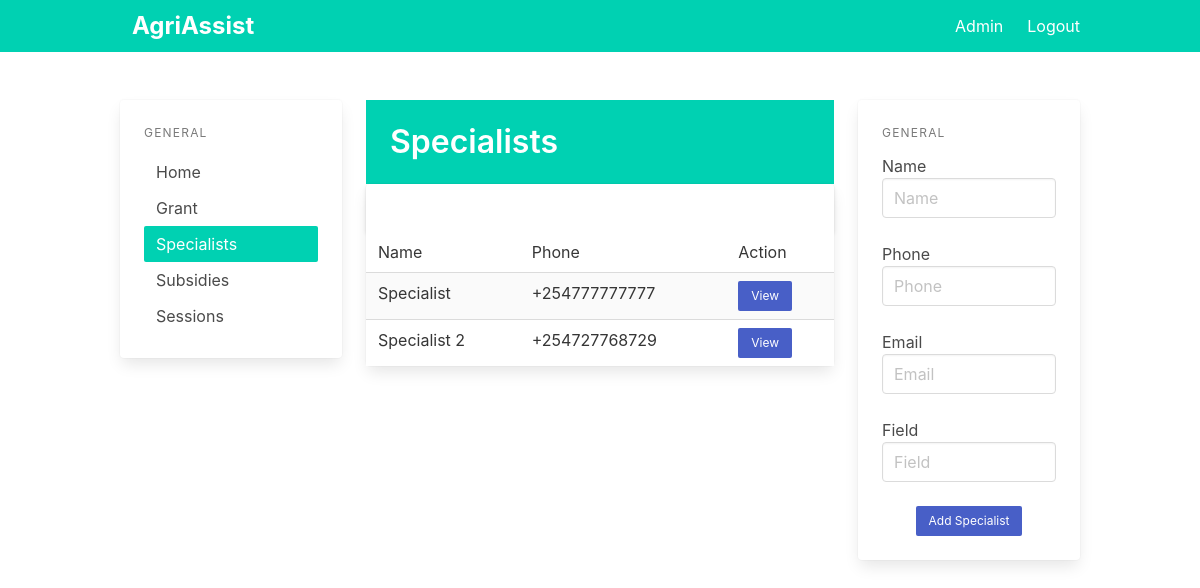
The page /specialist (signed in) on the database its author committed.
### app/models.py (models this page shows)
class Specialist(db.Model):
    id = db.Column(db.Integer, primary_key=True)
    name = db.Column(db.String(100))
    email = db.Column(db.String(100))
    phone = db.Column(db.String(15), unique=True)

### app/pages.py (the view)
@page.route('/specialist')
@login_required
def specialists():
    specialists = all_specialists()
    return render_template('specialists.html', specialists=specialists)

### app/utils.py (called while the page is built)
def all_specialists():
    return Specialist.query.all()

### app/templates/specialists.html (shortened to what this page needs)
{% extends "base.html" %}
{% block content %}
<div class="columns">
	<div class="column is-3">
		<div class="card">
			<aside class="menu is-hidden-mobile card-content">
				<p class="menu-label">
					General
				</p>
				<ul class="menu-list">
					<li><a href="/">Home</a></li>
					<li><a href="{{ url_for('page.grants') }}">Grant</a></li>
					<li><a href="{{ url_for('page.specialists') }}" class="has-background-primary has-text-white">Specialists</a>
					</li>
					<li><a href="{{ url_for('page.subsidies') }}">Subsidies</a></li>
					<li><a href="{{ url_for('page.sessions') }}">Sessions</a></li>
				</ul>
			</aside>
		</div>
	</div>
	<div class="column is-6">
		<section class="hero is-primary welcome is-small">
			<div class="hero-body">
				<div class="">
					<h1 class="title">
						Specialists
					</h1>
				</div>
			</div>
		</section>
		<div class="is-3">
			<div class="card events-card">
				<header class="card-header">
					<a href="#" class="card-header-icon" aria-label="more options">
						<span class="icon">
						</span>
					</a>
				</header>
				<div class="card-table">
					<div class="content">
						<table class="table is-fullwidth is-striped">
							<tbody>
								<tr>
									<td>Name</td>
									<td>Phone</td>
									<td>Action</td>
								</tr>
								{% for specialist in specialists %}
								<tr>
									<td>{{specialist.name}}</td>
									<td>{{specialist.phone}}</td>
									<td><a class="button is-link is-small"
											href="{{url_for('page.view_specialist', id=specialist.id)}}">View</a></td>
								</tr>
								{% endfor %}
							</tbody>
						</table>
					</div>
				</div>
			</div>
		</div>
		<br />
	</div>
	<div class="column is-3">
		<div class="card">
			<div class="card-content">
				<div class="content">
					<aside class="menu is-hidden-mobile">
						<p class="menu-label">
							General
						</p>
						<div class="file is-centered is-boxed is-success has-name">
							<label class="file-label">
								<form action="{{ url_for('page.new_specialist') }}" method="POST">
									<div class="control">
										<label>Name</label>
										<input class="input" name="name" type="text" placeholder="Name">
									</div>
									<br />
									<div class="control">
										<label>Phone</label>
										<input class="input" name="phone" type="text" placeholder="Phone">
									</div>
									<br />
									<div class="control">
										<label>Email</label>
										<input class="input" name="email" type="text" placeholder="Email">
									</div>
									<br />
									<div class="control">
										<label>Field</label>
										<input class="input" name="field" type="text" placeholder="Field">
									</div>
									<br />
									<div class="field is-grouped is-grouped-centered">
										<p class="control">
											<input type="submit" class="button is-primary is-link is-small" value="Add Specialist">
										</p>
									</div>
								</form>
							</label>
						</div>
					</aside>
				</div>
			</div>
		</div>
	</div>
</div>
{% endblock %}

### rows shown on the page
Specialist: name "Specialist", phone "+254777777777"
Specialist: name "Specialist 2", phone "+254727768729"
